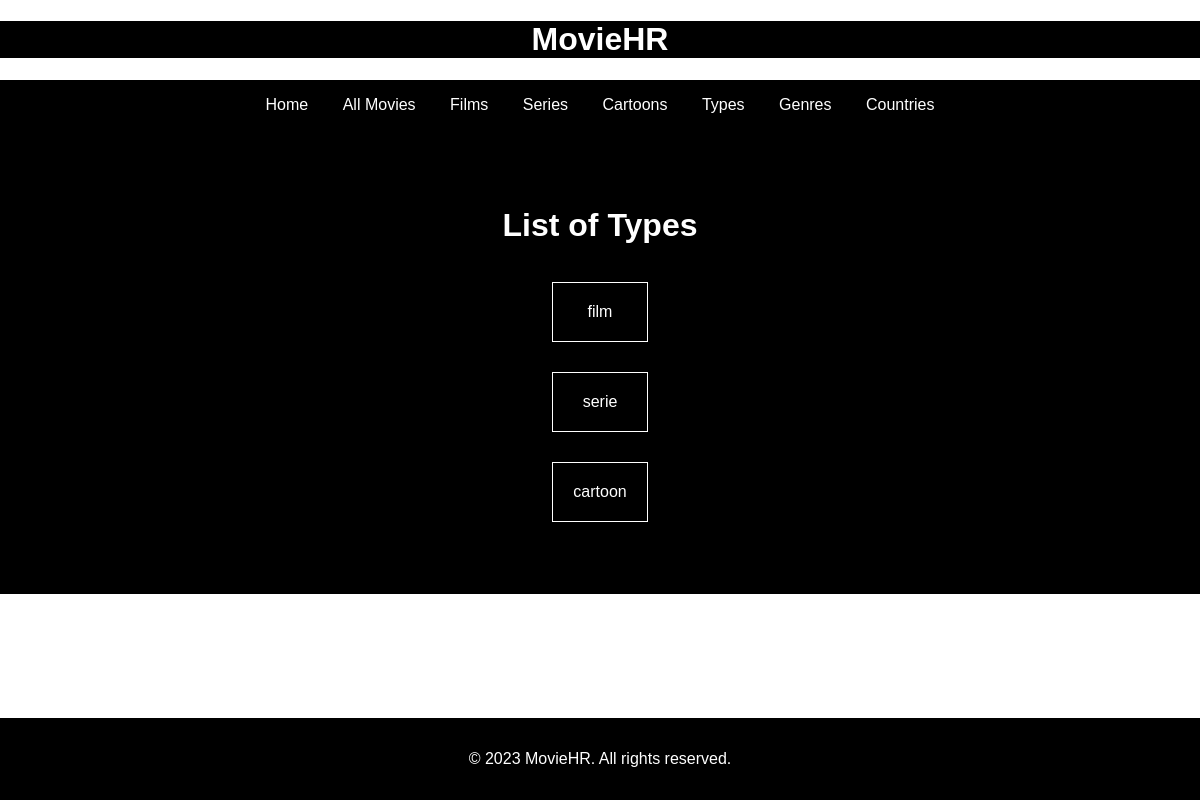
Screenshot of /types/ with the database file from the repository.
### filmy/models.py (models this page shows)
class Type(models.Model):
    name_type = models.CharField(max_length=100)

### filmy/views.py (the view)
# urls.py: path("types/",views.types_list,name="types"),
def types_list(request):
    types_name = Type.objects.all()
    return render(request, "types.html", {"types": types_name})

### filmy/templates/types.html (shortened to what this page needs)
<!DOCTYPE html>
<html lang="en">
<head>
</head>
<body>
    <header>
        <h1>MovieHR</h1>
    </header>
    <nav>
        <a href="{% url 'homepage' %}">Home</a>
        <a href="{% url 'allmovies' %}">All Movies</a>
        <a href="{% url 'films' %}">Films</a>
        <a href="{% url 'series' %}">Series</a>
        <a href="{% url 'cartoons' %}">Cartoons</a>
        <a href="{% url 'types' %}">Types</a>
        <a href="{% url 'genres' %}">Genres</a>
        <a href="{% url 'countries' %}">Countries</a>
    </nav>
    <main>
        <h1>List of Types</h1>
        <ul>
            {% for item in types %}
                <li>
                    <a href="{% if item.name_type == 'film' %}{% url 'films' %}{% elif item.name_type == 'serie' %}{% url 'series' %}{% else %}{% url 'cartoons' %}{% endif %}">
                        {{ item.name_type }}
                    </a>
                </li>
            {% endfor %}
        </ul>
    </main>
    <footer>
        <p>&copy; 2023 MovieHR. All rights reserved.</p>
    </footer>
</body>
</html>

### filmy/templates/types.html (style rules this page uses)
body { margin: 0; font-family: Arial, sans-serif; overflow: hidden; }
header, nav, main, footer { background-color: black; color: white; text-align: center; }
nav { justify-content: center; padding: 1em 0; }
nav a { color: white; text-decoration: none; margin: 0 15px; }
main { padding: 3.5em; text-align: center; display: flex; flex-direction: column; align-items: center; }
main a { display: block; color: white; text-decoration: none; }
ul { list-style: none; padding: 1em; display: grid; gap: 30px; justify-content: center; width: 50%; margin: 0 auto; }
li { text-align: center; border: 1px solid white; padding: 20px; }
footer { padding: 1em 0; position: fixed; bottom: 0; width: 100%; }

### rows the page displays
Type: name_type "film"
Type: name_type "serie"
Type: name_type "cartoon"
